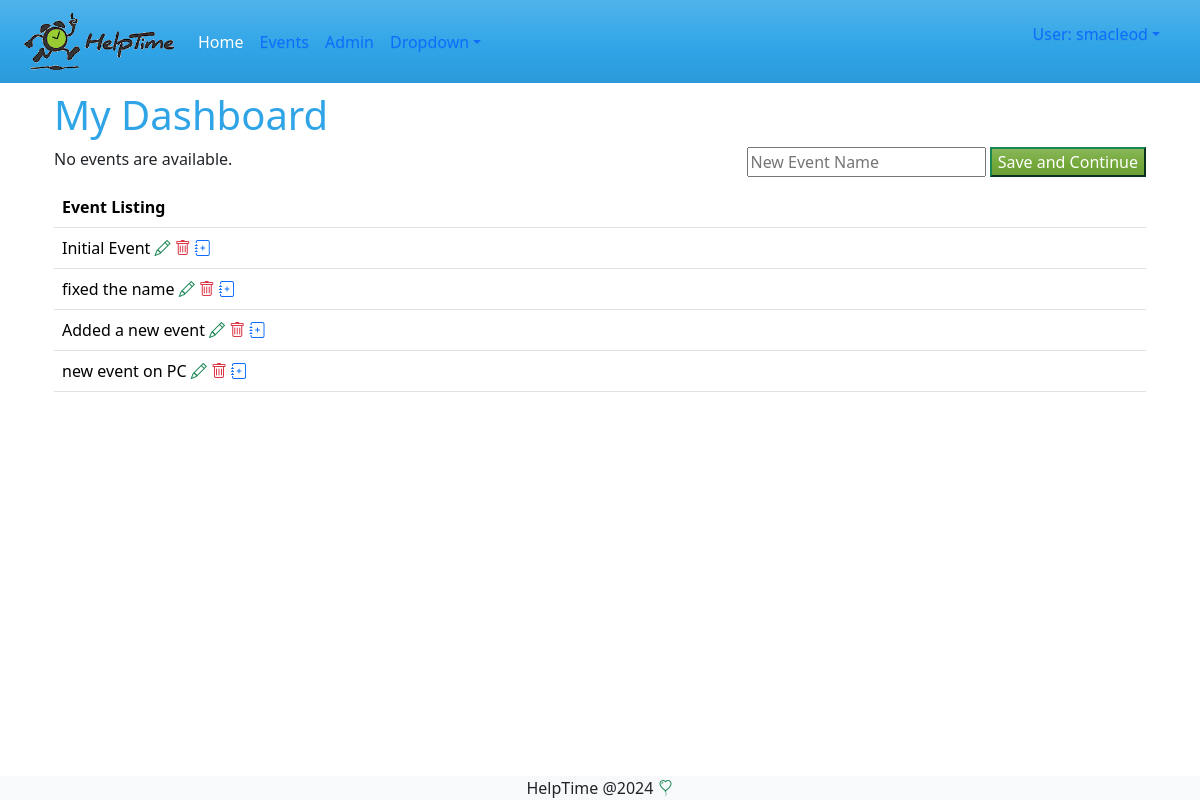
/events/dashboard (signed in), run on an earlier commit of the app's database.
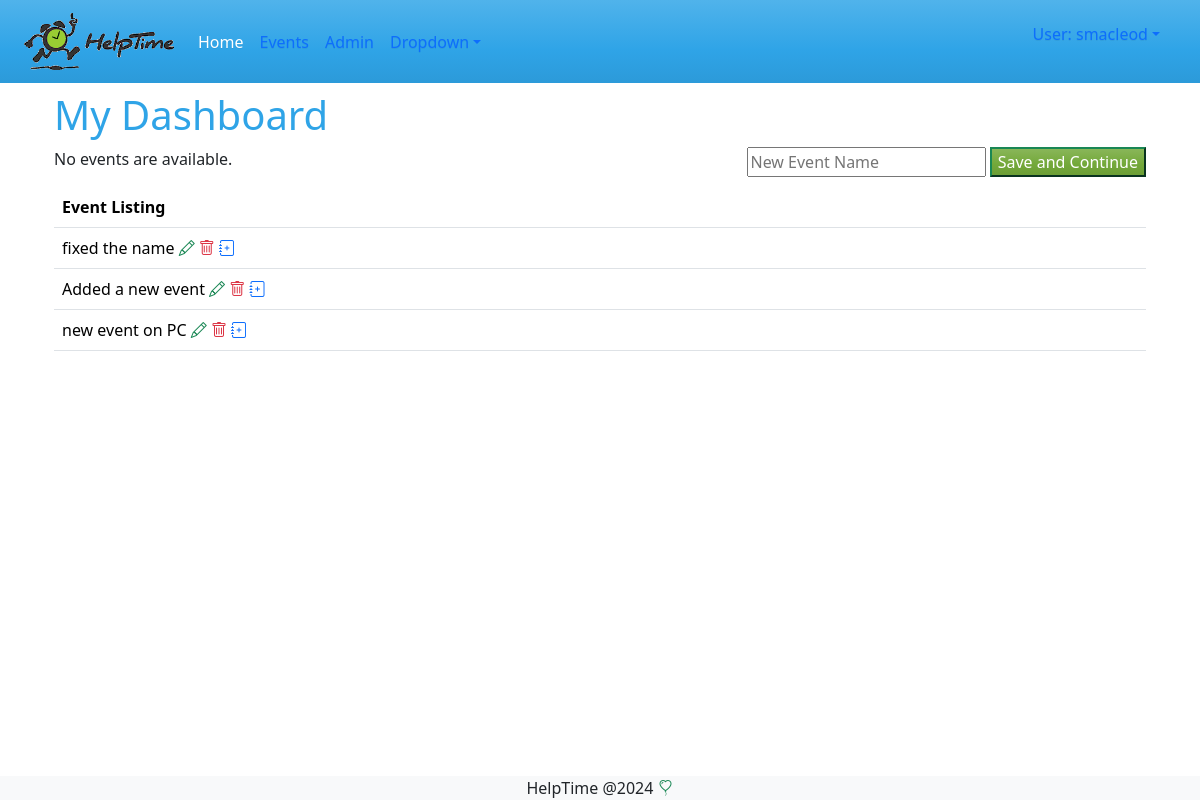
And on a later commit of the database.
### events/models.py (models this page shows, shortened)
class Event(models.Model):
    reminder_days_choice = models.TextChoices('days', '1 2 3 4 5 6 7')
    name = models.CharField(max_length=200, verbose_name='Event Name' )
    description = models.TextField(max_length=200, verbose_name='Event Description', blank=True)
    organization = models.CharField(max_length=100, verbose_name='Organization Name', blank=True )
    primery_contact = models.CharField(max_length=100, verbose_name='Primary Contact', blank=True)
    alternate_contact = models.CharField(max_length=100, verbose_name='Alt Contact', blank=True)
    hide_names = models.BooleanField(default=False, verbose_name='Hide Volunteer Names', blank=True)
    reminder_days = models.CharField(max_length=5, choices=reminder_days_choice, verbose_name='Days to remind in advance', default=7)
    created_by = models.ForeignKey(User, on_delete=models.SET_NULL, null=True, blank=True)
    created_at = models.DateTimeField(auto_now_add=True, null=True, blank=True)
    updated_at = models.DateTimeField(auto_now=True, blank=True, null=True)

### events/views.py (the view)
# urls.py: path("dashboard", views.dashboard, name="dashboard"),
@login_required  #forces a login can we add other text
def dashboard(request):
    events = Event.objects.filter(Q(created_by=request.user))
    form = EventCreateForm()
    if request.method == 'POST':
        form = EventCreateForm(request.POST)
        if form.is_valid():
            new_item = form.save(commit=False)
            new_item = form.save()
            return redirect ('events:eventupdate', new_item.pk)
    return render(request, 'events/dashboard.html', {'events' : events, 'form':form}) #to a template empty {} if no context

### events/forms.py
class EventCreateForm(forms.ModelForm):
    class Meta:
        model = Event
        fields= ['name']
        widgets = {
            'name' :  forms.TextInput(
                attrs={'placeholder': 'New Event Name'}),
        }

### events/templates/events/dashboard.html (shortened to what this page needs)
{% extends 'master.html' %}
{% block content %}
<h1> My Dashboard</h1>
<div class="float-end">
    <form action="" method="post">
        {{form.name}}
        <input type="submit" value="Save and Continue" class="btn-success" />
    </form>
</div>
{% if latest_event_list %}
    <ul>
        {% for event in latest_event_list %}
        <li><a href="{% url 'events:detail' event.id %}">{{ event.name }}</a></li>
        {% endfor %}
    </ul>
{% else %}
    <p>No events are available.</p>
{% endif %}
<table class="table">
    <tr>
        <th>Event Listing</th>
    </tr>
    {% for event in events %}
    <tr>
        <td>{{ event.name }}
            <a href="{% url 'events:eventupdate' event.id %}" class="text-success"><i class="bi bi-pencil"></i></a>
            <a href="{% url 'events:eventdelete' event.id %}" class="text-danger"><i class="bi bi-trash "></i></a>
            <a href="{% url 'events:tasklist' event.id %}" class="text-primary"><i class="bi bi-journal-plus "></i></a>
        </td>
    </tr>
    {% endfor %}
</table>
{% endblock %}

What changed in the data, as far as the page shows it:
no longer on this page (row edited): Event: name "Initial Event"
